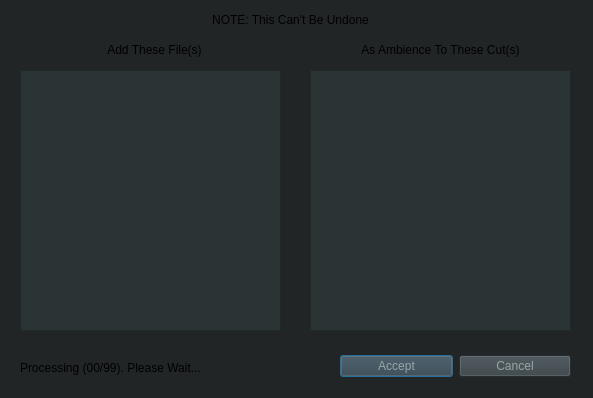
<?xml version="1.0" encoding="UTF-8"?>
<ui version="4.0">
 <class>Dialog</class>
 <widget class="QDialog" name="Dialog">
  <property name="geometry">
   <rect>
    <x>0</x>
    <y>0</y>
    <width>593</width>
    <height>398</height>
   </rect>
  </property>
  <property name="windowTitle">
   <string>Dialog</string>
  </property>
  <property name="styleSheet">
   <string notr="true">background-color:#212526;</string>
  </property>
  <widget class="QListView" name="filesListView">
   <property name="geometry">
    <rect>
     <x>20</x>
     <y>70</y>
     <width>261</width>
     <height>261</height>
    </rect>
   </property>
   <property name="styleSheet">
    <string notr="true">color: #98A6A8;
background-color: rgb(42, 52, 53);</string>
   </property>
  </widget>
  <widget class="QWidget" name="horizontalLayoutWidget">
   <property name="geometry">
    <rect>
     <x>340</x>
     <y>350</y>
     <width>231</width>
     <height>33</height>
    </rect>
   </property>
   <layout class="QHBoxLayout" name="buttonsLayou">
    <item>
     <widget class="QPushButton" name="acceptButton">
      <property name="styleSheet">
       <string notr="true">color: #98A6A8;
background-color: rgb(53, 63, 68);</string>
      </property>
      <property name="text">
       <string>Accept</string>
      </property>
     </widget>
    </item>
    <item>
     <widget class="QPushButton" name="cancelButton">
      <property name="styleSheet">
       <string notr="true">color: #98A6A8;
background-color: rgb(53, 63, 68);</string>
      </property>
      <property name="text">
       <string>Cancel</string>
      </property>
     </widget>
    </item>
   </layout>
  </widget>
  <widget class="QLabel" name="topLabel">
   <property name="geometry">
    <rect>
     <x>50</x>
     <y>10</y>
     <width>481</width>
     <height>20</height>
    </rect>
   </property>
   <property name="text">
    <string>NOTE: This Can't Be Undone</string>
   </property>
   <property name="alignment">
    <set>Qt::AlignCenter</set>
   </property>
  </widget>
  <widget class="QLabel" name="statusBar">
   <property name="geometry">
    <rect>
     <x>20</x>
     <y>360</y>
     <width>291</width>
     <height>16</height>
    </rect>
   </property>
   <property name="text">
    <string>Processing (00/99). Please Wait...</string>
   </property>
  </widget>
  <widget class="QLabel" name="filestopLabel">
   <property name="geometry">
    <rect>
     <x>24</x>
     <y>40</y>
     <width>261</width>
     <height>20</height>
    </rect>
   </property>
   <property name="text">
    <string>Add These File(s)</string>
   </property>
   <property name="alignment">
    <set>Qt::AlignCenter</set>
   </property>
  </widget>
  <widget class="QListView" name="cutsListView">
   <property name="geometry">
    <rect>
     <x>310</x>
     <y>70</y>
     <width>261</width>
     <height>261</height>
    </rect>
   </property>
   <property name="styleSheet">
    <string notr="true">color: #98A6A8;
background-color: rgb(42, 52, 53);</string>
   </property>
  </widget>
  <widget class="QLabel" name="ambiencetopLabel">
   <property name="geometry">
    <rect>
     <x>310</x>
     <y>40</y>
     <width>261</width>
     <height>20</height>
    </rect>
   </property>
   <property name="text">
    <string>As Ambience To These Cut(s)</string>
   </property>
   <property name="alignment">
    <set>Qt::AlignCenter</set>
   </property>
  </widget>
 </widget>
 <resources/>
 <connections/>
</ui>
